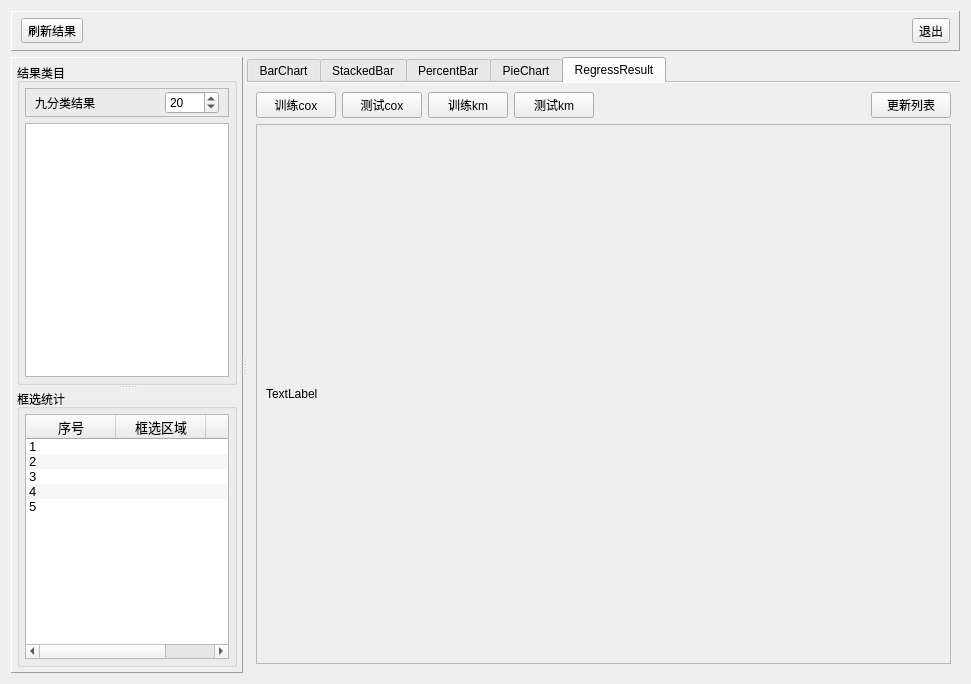
<?xml version="1.0" encoding="UTF-8"?>
<ui version="4.0">
 <class>Dialog</class>
 <widget class="QDialog" name="Dialog">
  <property name="geometry">
   <rect>
    <x>0</x>
    <y>0</y>
    <width>971</width>
    <height>684</height>
   </rect>
  </property>
  <property name="windowTitle">
   <string>Dialog</string>
  </property>
  <layout class="QVBoxLayout" name="verticalLayout_7">
   <item>
    <widget class="QFrame" name="frame_6">
     <property name="maximumSize">
      <size>
       <width>16777215</width>
       <height>40</height>
      </size>
     </property>
     <property name="frameShape">
      <enum>QFrame::Panel</enum>
     </property>
     <property name="frameShadow">
      <enum>QFrame::Raised</enum>
     </property>
     <layout class="QHBoxLayout" name="horizontalLayout_7">
      <property name="topMargin">
       <number>5</number>
      </property>
      <property name="bottomMargin">
       <number>5</number>
      </property>
      <item>
       <widget class="QToolButton" name="toolBtn_GenData">
        <property name="toolTip">
         <string>重新生成数据并统计</string>
        </property>
        <property name="text">
         <string>刷新结果</string>
        </property>
        <property name="icon">
         <iconset resource="QtApp/res.qrc">
          <normaloff>:/icons/images/828.bmp</normaloff>:/icons/images/828.bmp</iconset>
        </property>
        <property name="toolButtonStyle">
         <enum>Qt::ToolButtonTextBesideIcon</enum>
        </property>
       </widget>
      </item>
      <item>
       <spacer name="horizontalSpacer_7">
        <property name="orientation">
         <enum>Qt::Horizontal</enum>
        </property>
        <property name="sizeHint" stdset="0">
         <size>
          <width>40</width>
          <height>20</height>
         </size>
        </property>
       </spacer>
      </item>
      <item>
       <widget class="QToolButton" name="toolBtn_Quit">
        <property name="text">
         <string>退出</string>
        </property>
        <property name="icon">
         <iconset resource="QtApp/res.qrc">
          <normaloff>:/icons/images/132.bmp</normaloff>:/icons/images/132.bmp</iconset>
        </property>
        <property name="toolButtonStyle">
         <enum>Qt::ToolButtonTextBesideIcon</enum>
        </property>
       </widget>
      </item>
     </layout>
    </widget>
   </item>
   <item>
    <widget class="QSplitter" name="splitter_2">
     <property name="orientation">
      <enum>Qt::Horizontal</enum>
     </property>
     <widget class="QFrame" name="frameData">
      <property name="frameShape">
       <enum>QFrame::Panel</enum>
      </property>
      <property name="frameShadow">
       <enum>QFrame::Raised</enum>
      </property>
      <layout class="QVBoxLayout" name="verticalLayout_3">
       <property name="leftMargin">
        <number>5</number>
       </property>
       <property name="topMargin">
        <number>5</number>
       </property>
       <property name="rightMargin">
        <number>5</number>
       </property>
       <property name="bottomMargin">
        <number>5</number>
       </property>
       <item>
        <widget class="QSplitter" name="splitter">
         <property name="orientation">
          <enum>Qt::Vertical</enum>
         </property>
         <widget class="QGroupBox" name="groupBox">
          <property name="title">
           <string>结果类目</string>
          </property>
          <layout class="QVBoxLayout" name="verticalLayout">
           <property name="leftMargin">
            <number>5</number>
           </property>
           <property name="topMargin">
            <number>5</number>
           </property>
           <property name="rightMargin">
            <number>5</number>
           </property>
           <property name="bottomMargin">
            <number>5</number>
           </property>
           <item>
            <widget class="QFrame" name="frame_2">
             <property name="frameShape">
              <enum>QFrame::StyledPanel</enum>
             </property>
             <property name="frameShadow">
              <enum>QFrame::Raised</enum>
             </property>
             <layout class="QHBoxLayout" name="horizontalLayout_6">
              <property name="topMargin">
               <number>2</number>
              </property>
              <property name="bottomMargin">
               <number>2</number>
              </property>
              <item>
               <widget class="QLabel" name="label_5">
                <property name="text">
                 <string>九分类结果</string>
                </property>
                <property name="alignment">
                 <set>Qt::AlignRight|Qt::AlignTrailing|Qt::AlignVCenter</set>
                </property>
               </widget>
              </item>
              <item>
               <spacer name="horizontalSpacer_6">
                <property name="orientation">
                 <enum>Qt::Horizontal</enum>
                </property>
                <property name="sizeHint" stdset="0">
                 <size>
                  <width>40</width>
                  <height>20</height>
                 </size>
                </property>
               </spacer>
              </item>
              <item>
               <widget class="QSpinBox" name="spinCount">
                <property name="minimum">
                 <number>5</number>
                </property>
                <property name="maximum">
                 <number>5000</number>
                </property>
                <property name="value">
                 <number>20</number>
                </property>
               </widget>
              </item>
             </layout>
            </widget>
           </item>
           <item>
            <widget class="QTableView" name="tableView">
             <property name="font">
              <font>
               <pointsize>10</pointsize>
              </font>
             </property>
             <property name="alternatingRowColors">
              <bool>true</bool>
             </property>
             <attribute name="horizontalHeaderDefaultSectionSize">
              <number>80</number>
             </attribute>
             <attribute name="verticalHeaderDefaultSectionSize">
              <number>27</number>
             </attribute>
            </widget>
           </item>
          </layout>
         </widget>
         <widget class="QGroupBox" name="groupBox_7">
          <property name="title">
           <string>框选统计</string>
          </property>
          <layout class="QVBoxLayout" name="verticalLayout_2">
           <property name="leftMargin">
            <number>5</number>
           </property>
           <property name="topMargin">
            <number>5</number>
           </property>
           <property name="rightMargin">
            <number>5</number>
           </property>
           <property name="bottomMargin">
            <number>5</number>
           </property>
           <item>
            <widget class="QTreeWidget" name="treeWidget">
             <property name="maximumSize">
              <size>
               <width>16777215</width>
               <height>300</height>
              </size>
             </property>
             <property name="font">
              <font>
               <pointsize>10</pointsize>
              </font>
             </property>
             <property name="editTriggers">
              <set>QAbstractItemView::NoEditTriggers</set>
             </property>
             <property name="alternatingRowColors">
              <bool>true</bool>
             </property>
             <property name="indentation">
              <number>0</number>
             </property>
             <attribute name="headerDefaultSectionSize">
              <number>90</number>
             </attribute>
             <column>
              <property name="text">
               <string>序号</string>
              </property>
              <property name="textAlignment">
               <set>AlignCenter</set>
              </property>
             </column>
             <column>
              <property name="text">
               <string>框选区域</string>
              </property>
              <property name="textAlignment">
               <set>AlignCenter</set>
              </property>
             </column>
             <column>
              <property name="text">
               <string>细胞核数</string>
              </property>
              <property name="textAlignment">
               <set>AlignCenter</set>
              </property>
             </column>
             <item>
              <property name="text">
               <string>1</string>
              </property>
             </item>
             <item>
              <property name="text">
               <string>2</string>
              </property>
             </item>
             <item>
              <property name="text">
               <string>3</string>
              </property>
             </item>
             <item>
              <property name="text">
               <string>4</string>
              </property>
             </item>
             <item>
              <property name="text">
               <string>5</string>
              </property>
             </item>
            </widget>
           </item>
          </layout>
         </widget>
        </widget>
       </item>
      </layout>
     </widget>
     <widget class="QTabWidget" name="tabWidget">
      <property name="tabPosition">
       <enum>QTabWidget::North</enum>
      </property>
      <property name="tabShape">
       <enum>QTabWidget::Rounded</enum>
      </property>
      <property name="currentIndex">
       <number>4</number>
      </property>
      <property name="documentMode">
       <bool>true</bool>
      </property>
      <widget class="QWidget" name="tab">
       <attribute name="icon">
        <iconset resource="QtApp/res.qrc">
         <normaloff>:/icons/images/3.ico</normaloff>:/icons/images/3.ico</iconset>
       </attribute>
       <attribute name="title">
        <string>BarChart</string>
       </attribute>
       <layout class="QVBoxLayout" name="verticalLayout_9">
        <property name="leftMargin">
         <number>2</number>
        </property>
        <property name="topMargin">
         <number>2</number>
        </property>
        <property name="rightMargin">
         <number>2</number>
        </property>
        <property name="bottomMargin">
         <number>2</number>
        </property>
        <item>
         <widget class="QWidget" name="widget" native="true">
          <layout class="QVBoxLayout" name="verticalLayout_8">
           <property name="spacing">
            <number>0</number>
           </property>
           <property name="leftMargin">
            <number>0</number>
           </property>
           <property name="topMargin">
            <number>0</number>
           </property>
           <property name="rightMargin">
            <number>0</number>
           </property>
           <property name="bottomMargin">
            <number>0</number>
           </property>
           <item>
            <widget class="QFrame" name="frame">
             <property name="frameShape">
              <enum>QFrame::Panel</enum>
             </property>
             <property name="frameShadow">
              <enum>QFrame::Raised</enum>
             </property>
             <layout class="QHBoxLayout" name="horizontalLayout">
              <property name="spacing">
               <number>12</number>
              </property>
              <property name="topMargin">
               <number>5</number>
              </property>
              <property name="bottomMargin">
               <number>5</number>
              </property>
              <item>
               <widget class="QPushButton" name="btnBuildBarChart">
                <property name="text">
                 <string>绘制柱状图</string>
                </property>
               </widget>
              </item>
              <item>
               <widget class="QPushButton" name="btnBuildBarChartH">
                <property name="text">
                 <string>绘制水平柱状图</string>
                </property>
               </widget>
              </item>
              <item>
               <spacer name="horizontalSpacer_2">
                <property name="orientation">
                 <enum>Qt::Horizontal</enum>
                </property>
                <property name="sizeHint" stdset="0">
                 <size>
                  <width>662</width>
                  <height>20</height>
                 </size>
                </property>
               </spacer>
              </item>
             </layout>
            </widget>
           </item>
           <item>
            <widget class="QmyChartView" name="chartViewBar">
             <property name="renderHints">
              <set>QPainter::Antialiasing|QPainter::TextAntialiasing</set>
             </property>
            </widget>
           </item>
          </layout>
         </widget>
        </item>
       </layout>
      </widget>
      <widget class="QWidget" name="tab_3">
       <attribute name="icon">
        <iconset resource="QtApp/res.qrc">
         <normaloff>:/icons/images/281.GIF</normaloff>:/icons/images/281.GIF</iconset>
       </attribute>
       <attribute name="title">
        <string>StackedBar</string>
       </attribute>
       <layout class="QVBoxLayout" name="verticalLayout_10">
        <property name="leftMargin">
         <number>2</number>
        </property>
        <property name="topMargin">
         <number>2</number>
        </property>
        <property name="rightMargin">
         <number>2</number>
        </property>
        <property name="bottomMargin">
         <number>2</number>
        </property>
        <item>
         <widget class="QWidget" name="widget_2" native="true">
          <layout class="QVBoxLayout" name="verticalLayout_5">
           <property name="spacing">
            <number>0</number>
           </property>
           <property name="leftMargin">
            <number>0</number>
           </property>
           <property name="topMargin">
            <number>0</number>
           </property>
           <property name="rightMargin">
            <number>0</number>
           </property>
           <property name="bottomMargin">
            <number>0</number>
           </property>
           <item>
            <widget class="QFrame" name="frame_3">
             <property name="frameShape">
              <enum>QFrame::Panel</enum>
             </property>
             <property name="frameShadow">
              <enum>QFrame::Raised</enum>
             </property>
             <layout class="QHBoxLayout" name="horizontalLayout_3">
              <property name="spacing">
               <number>12</number>
              </property>
              <property name="topMargin">
               <number>5</number>
              </property>
              <property name="bottomMargin">
               <number>5</number>
              </property>
              <item>
               <widget class="QPushButton" name="btnBuildStackedBar">
                <property name="text">
                 <string>绘制堆叠柱状图</string>
                </property>
               </widget>
              </item>
              <item>
               <widget class="QPushButton" name="btnBuildStackedBarH">
                <property name="text">
                 <string>绘制水平堆叠柱状图</string>
                </property>
               </widget>
              </item>
              <item>
               <spacer name="horizontalSpacer_3">
                <property name="orientation">
                 <enum>Qt::Horizontal</enum>
                </property>
                <property name="sizeHint" stdset="0">
                 <size>
                  <width>536</width>
                  <height>20</height>
                 </size>
                </property>
               </spacer>
              </item>
             </layout>
            </widget>
           </item>
           <item>
            <widget class="QmyChartView" name="chartViewStackedBar"/>
           </item>
          </layout>
         </widget>
        </item>
       </layout>
      </widget>
      <widget class="QWidget" name="tab_5">
       <attribute name="icon">
        <iconset resource="QtApp/res.qrc">
         <normaloff>:/icons/images/f4.ico</normaloff>:/icons/images/f4.ico</iconset>
       </attribute>
       <attribute name="title">
        <string>PercentBar</string>
       </attribute>
       <layout class="QVBoxLayout" name="verticalLayout_12">
        <property name="leftMargin">
         <number>2</number>
        </property>
        <property name="topMargin">
         <number>2</number>
        </property>
        <property name="rightMargin">
         <number>2</number>
        </property>
        <property name="bottomMargin">
         <number>2</number>
        </property>
        <item>
         <widget class="QWidget" name="widget_4" native="true">
          <layout class="QVBoxLayout" name="verticalLayout_6">
           <property name="spacing">
            <number>0</number>
           </property>
           <property name="leftMargin">
            <number>0</number>
           </property>
           <property name="topMargin">
            <number>0</number>
           </property>
           <property name="rightMargin">
            <number>0</number>
           </property>
           <property name="bottomMargin">
            <number>0</number>
           </property>
           <item>
            <widget class="QFrame" name="frame_5">
             <property name="frameShape">
              <enum>QFrame::Panel</enum>
             </property>
             <property name="frameShadow">
              <enum>QFrame::Raised</enum>
             </property>
             <layout class="QHBoxLayout" name="horizontalLayout_4">
              <property name="spacing">
               <number>12</number>
              </property>
              <property name="topMargin">
               <number>5</number>
              </property>
              <property name="bottomMargin">
               <number>5</number>
              </property>
             </layout>
            </widget>
           </item>
          </layout>
         </widget>
        </item>
       </layout>
      </widget>
      <widget class="QWidget" name="tab_2">
       <attribute name="icon">
        <iconset resource="QtApp/res.qrc">
         <normaloff>:/icons/images/43.ico</normaloff>:/icons/images/43.ico</iconset>
       </attribute>
       <attribute name="title">
        <string>PieChart</string>
       </attribute>
       <layout class="QVBoxLayout" name="verticalLayout_11">
        <property name="leftMargin">
         <number>2</number>
        </property>
        <property name="topMargin">
         <number>2</number>
        </property>
        <property name="rightMargin">
         <number>2</number>
        </property>
        <property name="bottomMargin">
         <number>2</number>
        </property>
        <item>
         <widget class="QWidget" name="widget_3" native="true">
          <layout class="QVBoxLayout" name="verticalLayout_4">
           <property name="spacing">
            <number>0</number>
           </property>
           <property name="leftMargin">
            <number>0</number>
           </property>
           <property name="topMargin">
            <number>0</number>
           </property>
           <property name="rightMargin">
            <number>0</number>
           </property>
           <property name="bottomMargin">
            <number>0</number>
           </property>
           <item>
            <widget class="QFrame" name="frame_4">
             <property name="frameShape">
              <enum>QFrame::Panel</enum>
             </property>
             <property name="frameShadow">
              <enum>QFrame::Raised</enum>
             </property>
             <layout class="QHBoxLayout" name="horizontalLayout_2">
              <property name="topMargin">
               <number>5</number>
              </property>
              <property name="bottomMargin">
               <number>5</number>
              </property>
             </layout>
            </widget>
           </item>
          </layout>
         </widget>
        </item>
       </layout>
      </widget>
      <widget class="QWidget" name="tab_4">
       <attribute name="icon">
        <iconset resource="QtApp/res.qrc">
         <normaloff>:/icons/images/3.ico</normaloff>:/icons/images/3.ico</iconset>
       </attribute>
       <attribute name="title">
        <string>RegressResult</string>
       </attribute>
       <layout class="QVBoxLayout" name="verticalLayout_14">
        <item>
         <layout class="QVBoxLayout" name="verticalLayout_13">
          <item>
           <layout class="QHBoxLayout" name="horizontalLayout_5">
            <item>
             <widget class="QPushButton" name="cox_retrain">
              <property name="text">
               <string>训练cox</string>
              </property>
             </widget>
            </item>
            <item>
             <widget class="QPushButton" name="cox_test">
              <property name="text">
               <string>测试cox</string>
              </property>
             </widget>
            </item>
            <item>
             <widget class="QPushButton" name="km_retrain">
              <property name="text">
               <string>训练km</string>
              </property>
             </widget>
            </item>
            <item>
             <widget class="QPushButton" name="km_test">
              <property name="text">
               <string>测试km</string>
              </property>
             </widget>
            </item>
            <item>
             <spacer name="horizontalSpacer">
              <property name="orientation">
               <enum>Qt::Horizontal</enum>
              </property>
              <property name="sizeHint" stdset="0">
               <size>
                <width>40</width>
                <height>20</height>
               </size>
              </property>
             </spacer>
            </item>
            <item>
             <widget class="QPushButton" name="fresh_list">
              <property name="text">
               <string>更新列表</string>
              </property>
             </widget>
            </item>
           </layout>
          </item>
          <item>
           <widget class="QScrollArea" name="scrollArea">
            <property name="widgetResizable">
             <bool>true</bool>
            </property>
            <widget class="QWidget" name="scrollAreaWidgetContents">
             <property name="geometry">
              <rect>
               <x>0</x>
               <y>0</y>
               <width>698</width>
               <height>543</height>
              </rect>
             </property>
             <layout class="QVBoxLayout" name="verticalLayout_34">
              <item>
               <widget class="QLabel" name="cox_label">
                <property name="text">
                 <string>TextLabel</string>
                </property>
               </widget>
              </item>
             </layout>
            </widget>
           </widget>
          </item>
         </layout>
        </item>
       </layout>
      </widget>
     </widget>
    </widget>
   </item>
  </layout>
 </widget>
 <customwidgets>
  <customwidget>
   <class>QmyChartView</class>
   <extends>QGraphicsView</extends>
   <header>myChartView</header>
  </customwidget>
 </customwidgets>
 <resources>
  <include location="QtApp/res.qrc"/>
 </resources>
 <connections/>
</ui>
